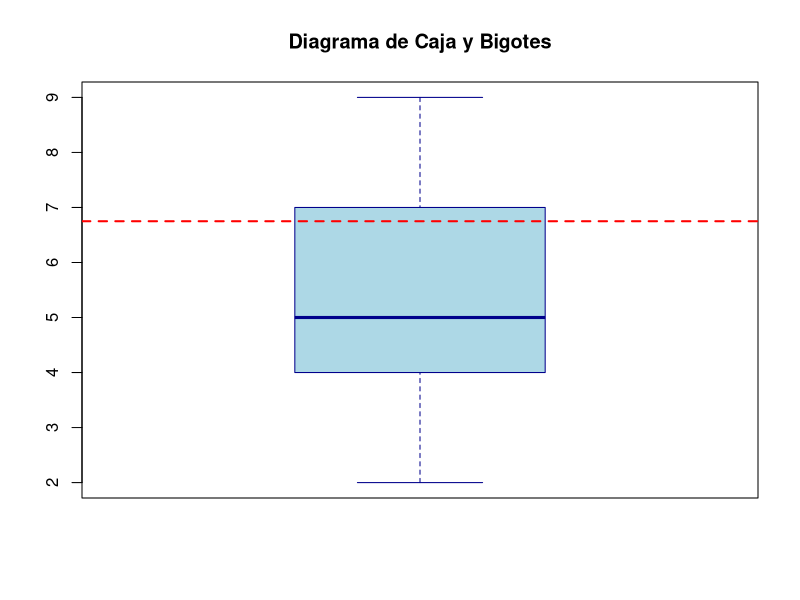

Generate this figure with R:
# Datos de ejemplo
x <- c(2, 4, 4, 5, 5, 5, 6, 7, 8, 9)

# Calcular el tercer cuartil (Q3)
Q3 <- quantile(x, 0.75)

# Crear un diagrama de caja y bigotes
boxplot(x, main = "Diagrama de Caja y Bigotes", col = "lightblue", border = "darkblue")

# Agregar una línea horizontal en Q3
abline(h = Q3, col = "red", lwd = 2, lty = 2)  # Línea roja discontinua en Q3
